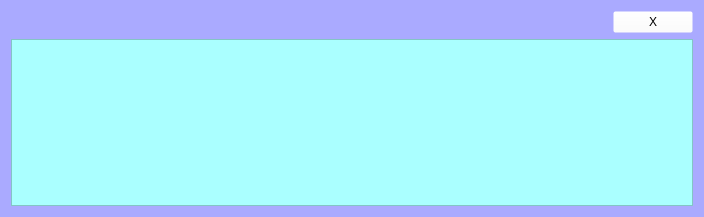
<?xml version="1.0" encoding="UTF-8"?>
<ui version="4.0">
 <class>Form</class>
 <widget class="QWidget" name="Form">
  <property name="geometry">
   <rect>
    <x>0</x>
    <y>0</y>
    <width>704</width>
    <height>217</height>
   </rect>
  </property>
  <property name="minimumSize">
   <size>
    <width>0</width>
    <height>0</height>
   </size>
  </property>
  <property name="maximumSize">
   <size>
    <width>16777215</width>
    <height>16777215</height>
   </size>
  </property>
  <property name="windowTitle">
   <string>out</string>
  </property>
  <property name="styleSheet">
   <string notr="true">background:rgb(170, 170, 255);
order-radius: 45px;
</string>
  </property>
  <layout class="QVBoxLayout" name="verticalLayout">
   <item>
    <layout class="QHBoxLayout" name="horizontalLayout">
     <item>
      <spacer name="horizontalSpacer">
       <property name="orientation">
        <enum>Qt::Horizontal</enum>
       </property>
       <property name="sizeHint" stdset="0">
        <size>
         <width>40</width>
         <height>20</height>
        </size>
       </property>
      </spacer>
     </item>
     <item>
      <widget class="QPushButton" name="x">
       <property name="styleSheet">
        <string notr="true">background:rgba(255,255,255, 0)</string>
       </property>
       <property name="text">
        <string>X</string>
       </property>
      </widget>
     </item>
    </layout>
   </item>
   <item>
    <widget class="QTextEdit" name="outputing">
     <property name="font">
      <font>
       <family>Noto Rashi Hebrew Thin</family>
       <pointsize>20</pointsize>
      </font>
     </property>
     <property name="styleSheet">
      <string notr="true">background:rgb(170, 255, 255)</string>
     </property>
    </widget>
   </item>
  </layout>
 </widget>
 <resources/>
 <connections/>
</ui>
